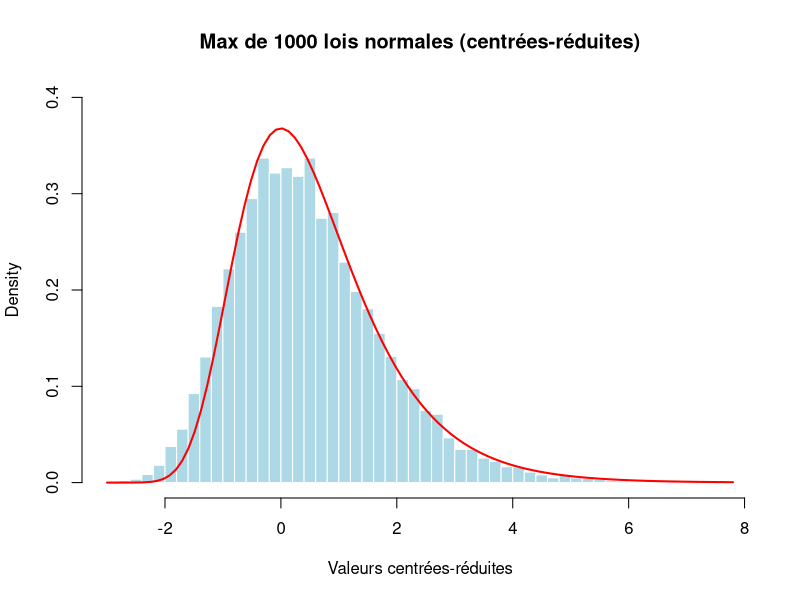

The R script that drew this image:
# Paramètres 
n <- 1000 # taille de l'échantillon
N <- 10000 # nombre de simulations pour le max

set.seed(67983)
M_n <- replicate(N, max(rnorm(n, mean = 0, sd = 1)))

# Normalisation 
b_n <- sqrt(2 * log(n)) - (log(log(n)) + log(4 * pi)) / (2 * sqrt(2 * log(n)))
a_n <- 1/sqrt(2*log(n))

Y_n <- (M_n - b_n) / a_n

# Histogrammes
hist(Y_n, breaks = 50, probability = TRUE, 
     col = "lightblue", border = "white", 
     main = paste("Max de", n, "lois normales (centrées-réduites)"),
     xlab = "Valeurs centrées-réduites", ylim = c(0, 0.4))

gumbel <- function(x) exp(-(x + exp(-x)))  # Densité de Gumbel standard
curve(gumbel, col = "red", lwd = 2, add = TRUE)

